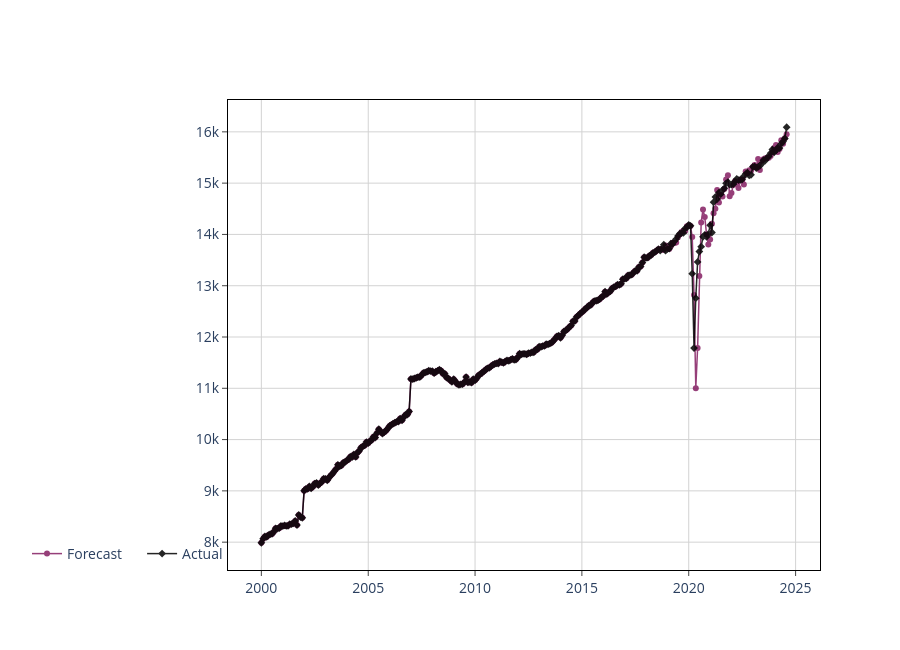

The code cell stored with this chart in its notebook:
### Code cell
Rhat, R, Time, cutoff_date = cast_to_base_unit(ds_base, var_model_result, ds_spec, series_name)
header = [series_name]
Rhat_df = pd.DataFrame(Rhat, columns=header, index=Time)
R_df = pd.DataFrame(R, columns=header, index=Time)

Z_df = pd.DataFrame(ds[series_name], columns=header, index=Time)

dt = Time
plot_prediction(dt=dt, y_pred=Rhat_df.loc[dt][series_name], y_actual=R_df.loc[dt][series_name], mode="lines+markers")

### Figure 1 — Plotly figure (JSON) as saved in the notebook; plotly's stock layout.template omitted (floating-point values rounded to 4 significant figures; data arrays with more than 128 entries replaced by an {"elided": "..."} marker saying what was removed)
{"data": [{"line": {"color": "#841E62", "width": 1.5}, "marker": {"size": 6}, "mode": "lines+markers", "name": "Forecast", "opacity": 0.85, "type": "scatter", "x": {"elided": "296 str values"}, "y": {"elided": "296 float values"}}, {"line": {"color": "#000000", "width": 1.5}, "marker": {"size": 6, "symbol": "diamond"}, "mode": "lines+markers", "name": "Actual", "opacity": 0.85, "type": "scatter", "x": {"elided": "296 str values"}, "y": {"elided": "296 float values"}}], "layout": {"autosize": false, "height": 650, "hovermode": "x", "legend": {"bgcolor": "rgba(0, 0, 0, 0)", "bordercolor": "rgba(0, 0, 0, 0)", "font": {"size": 14}, "indentation": 15, "orientation": "h", "x": 0, "xanchor": "right", "y": 0, "yanchor": "auto"}, "plot_bgcolor": "white", "title": {"text": ""}, "width": 900, "xaxis": {"gridcolor": "lightgrey", "linecolor": "black", "mirror": true, "showline": true, "tickfont": {"size": 14}, "ticks": "outside"}, "yaxis": {"gridcolor": "lightgrey", "linecolor": "black", "mirror": true, "showline": true, "tickfont": {"size": 14}, "ticks": "outside", "title": {"text": ""}}}}
